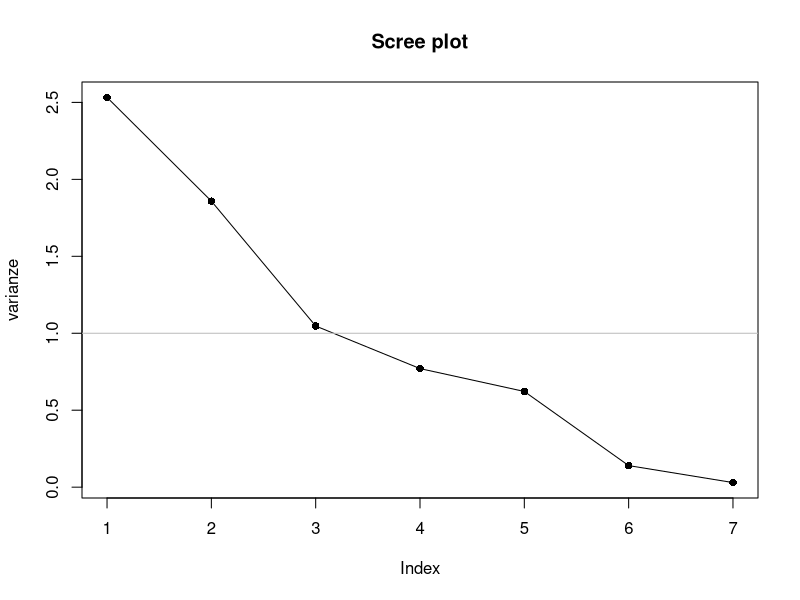
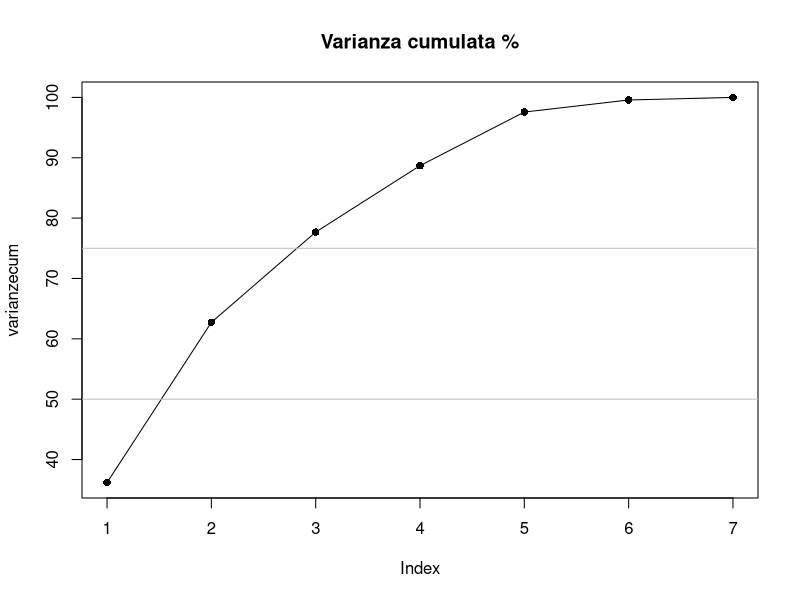
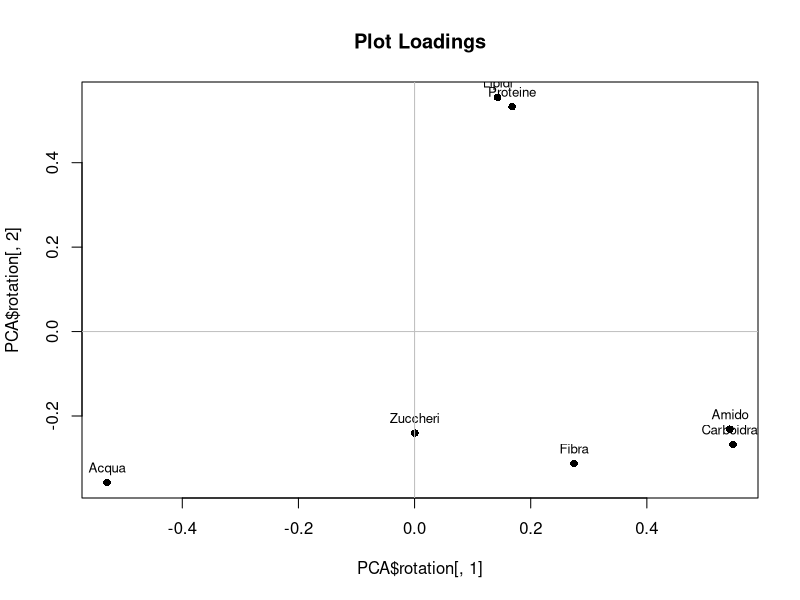
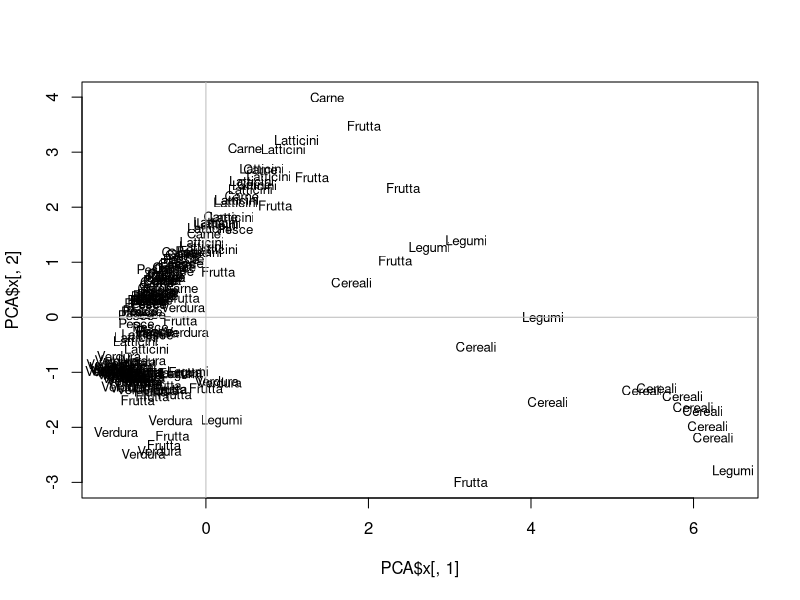
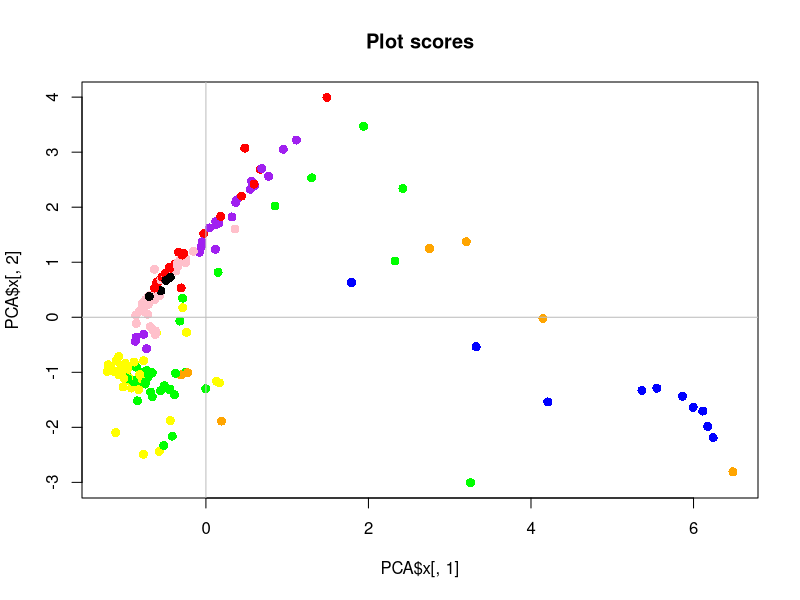

Reproduce these figures in R, in order. (Note: this script raises an error after producing the figures.)

# Seguendo quanto fatto a lezione nello script "4_Esempio guidato" 
# analizzare i dati contenuti in "Dataset alimenti.txt" con PCA, HCA e KM 
# produrre un breve report con i risultati inserendo i grafici ottenuti 
# commentando i risultati come mostrato a lezione.

originale<-read.table("Dataset alimenti.txt", header=TRUE,sep="\t")

str(originale)
View(originale)

# Esplorazione preliminare dei dati

summary(originale) 

# Non sembrano esserci valori anomali, quindi proseguiamo 

###################################################################

#                       PCA

###################################################################

# Prepariamo il dataset per la PCA rimuovendo le colonne non numeriche

dataset<-as.matrix(originale[,-c(1:2)])

# salviamo il contenuto delle colonne che abbiamo escluso in dei vettori
Alimento<-originale$Alimento
Categoria<-originale$Categoria

# Procediamo con la PCA

PCA<-prcomp(dataset, center= TRUE, scale=TRUE)

#-- Estrazione delle varianze e della varianza cumulata

varianze<-PCA$sdev^2

varianzecum<-cumsum(varianze/sum(varianze)*100) 

#-- Scree plot

plot(varianze,pch=16,type="o", main="Scree plot")
abline(h=1,col="gray")

#-- Varianza cumulata %

plot(varianzecum, pch=16, type="o", main="Varianza cumulata %")
abline(h=c(50,75),col="gray")


#-- Plot loadings

plot(PCA$rotation[,1], PCA$rotation[,2], pch=16, main= "Plot Loadings")
text(PCA$rotation[,1], PCA$rotation[,2],labels=colnames(dataset),cex=0.8,pos=3)
abline(h=0,col="gray")
abline(v=0,col="gray")

#-- Plot scores

plot(PCA$x[,1], PCA$x[,2],type="n")
text(PCA$x[,1], PCA$x[,2],labels=Categoria,cex=0.8)
abline(h=0,col="gray")
abline(v=0,col="gray")

#-- Plot scores a colori

Color<-as.factor(Categoria)
levels(Color)<-c("red","blue","green","purple","orange", "pink", "black", "yellow")
Color<-as.character(Color)

plot(PCA$x[,1], PCA$x[,2], type="n", main= "Plot scores")
points(PCA$x[,1], PCA$x[,2],col=Color,cex=1.2,pch=16)
abline(h=0,col="gray")
abline(v=0,col="gray")

legend(locator(1), legend=c(levels(as.factor(Categoria))), fill=levels(as.factor(Color)))


#-- Biplot

biplot(PCA, choices=c(1,2), xlabs=Categoria, main= "Biplot")
abline(h=0,col="gray")
abline(v=0,col="gray")


#-- Peso delle variabili sperimentali su una PC

# PC1
plot(PCA$rotation[,1],type="h",xaxt="n",xlab="",ylab="Weights",main="PC1")
axis(1,at=seq(1,ncol(dataset),1), labels=colnames(dataset),cex.axis=0.6, las=2)
abline(h=0,col="gray")

# PC2
plot(PCA$rotation[,2],type="h",xaxt="n",xlab="",ylab="Weights",main="PC2")
axis(1,at=seq(1,ncol(dataset),1), labels=colnames(dataset),cex.axis=0.6, las=2)
abline(h=0,col="gray")

# PC3
plot(PCA$rotation[,3],type="h",xaxt="n",xlab="",ylab="Weights",main="PC3")
axis(1,at=seq(1,ncol(dataset),1), labels=colnames(dataset),cex.axis=0.6, las=2)
abline(h=0,col="gray")



#####################################################################

#                CLUSTERING GERARCHICO

#####################################################################

dataset<-as.matrix(originale[,-c(1:2)]) # Seleziono solo la parte di dataset con valori numerici

Alimento<-originale$Alimento
Categoria<-originale$Categoria


#-- Normalizzazione per variabile (E' NECESSARIA!!!)

dataNorm<-scale(dataset, center = TRUE, scale = TRUE)

#-- Clustering gerarchico

Dist<-dist(dataNorm, method="euclidean")

HcC<- hclust(Dist, method="complete")
HcS<- hclust(Dist, method="single")
HcA<- hclust(Dist, method="average")
HcW<- hclust(Dist, method="ward.D")

DendC<-as.dendrogram(HcC)
DendS<-as.dendrogram(HcS)
DendA<-as.dendrogram(HcA)
DendW<-as.dendrogram(HcW)

plot(DendC,main="Complete")
plot(DendS,main="Single")
plot(DendA,main="Average")
plot(DendW,main="Ward's method")

#--- Selezione numero cluster

Cut<-cutree(HcW, k= 7)

Newdata<-data.frame(K7= Cut, originale)
View(Newdata)

#--- Esplorazione risultati

Box<-boxplot(as.factor(Newdata$Acqua)~Newdata$K7, xlab="K7", ylab="Acqua", main="Acqua")

Cluster1<-Newdata[which(Newdata$K7==1),]


###########################################################################################

#                            K-MEANS CLUSTERING

###########################################################################################

#-- Normalizzazione

dataNorm<-scale(dataset, center = TRUE, scale = TRUE)


#-- Kmeans selezione numero cluster

Tot<-NULL
for(i in c(1:10)) {set.seed(7); km<- kmeans(dataNorm, centers=i,iter.max=50);
Tot<-c(Tot,km$tot.withinss)}


plot(Tot, xlab="K",ylab="Somma dei quadrati delle distanze intra-cluster", pch=16, type="o",
     main="Elbow plot")

# --  Numero di Cluster?

KM7_1<- kmeans(dataNorm, centers=7,iter.max=50)

Newdata2<-data.frame(KM7_1=KM7_1$cluster,originale)
View(Newdata2)


##############################################################

# Risultato HCA proiettato sul grafico degli score della PCA

##############################################################


#-- Plot scores a colori

Color<-as.factor(Categoria)
levels(Color)<-c("red","blue","green","purple","orange", "pink", "black", "yellow")
Color<-as.character(Color)

plot(PCA$x[,1], PCA$x[,2],type="n")
points(PCA$x[,1], PCA$x[,2],col=Color,cex=1.2,pch=16)
text(PCA$x[,1], PCA$x[,2],labels=Newdata$K7,cex=0.75,pos=3,offset=0.5)# con questo si rappresenta il risultato dell'HCA
abline(h=0,col="gray")
abline(v=0,col="gray")

legend(locator(1), legend=c(levels(as.factor(Categoria))),fill=levels(as.factor(Color)))

##############################################################

# Risultato KM proiettato sul grafico degli score della PCA

##############################################################


#-- Plot scores a colori

Color<-as.factor(Categoria)
levels(Color)<-c("red","blue","green","purple","orange", "pink", "black", "yellow")
Color<-as.character(Color)


plot(PCA$x[,1], PCA$x[,2],type="n")
points(PCA$x[,1], PCA$x[,2],col=Color,cex=1.2,pch=16)
text(PCA$x[,1], PCA$x[,2],labels=Newdata2$KM7_1,cex=0.75,pos=3,offset=0.5) # con questo si rappresenta il risultato del KM
abline(h=0,col="gray")
abline(v=0,col="gray")

legend(locator(1), legend=c(levels(as.factor(Categoria))), fill=levels(as.factor(Color)))



